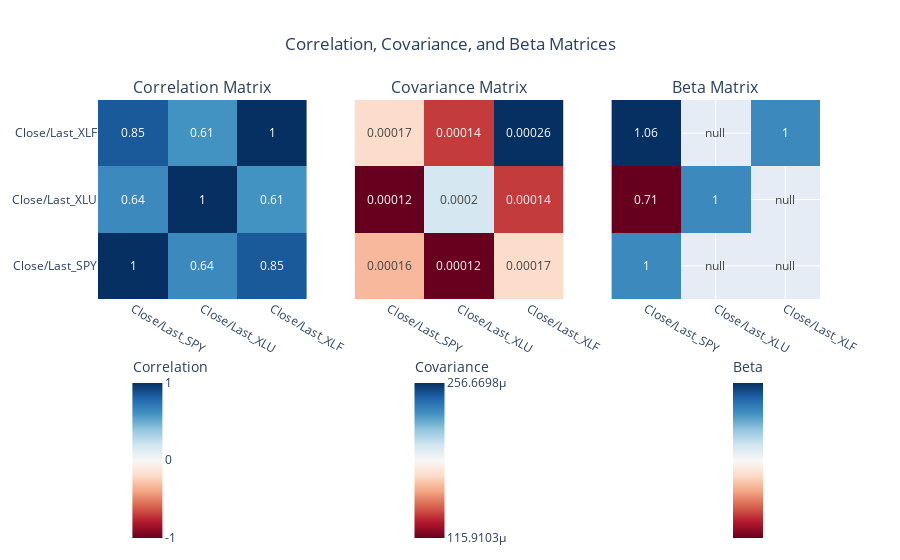

This figure's notebook cell:
### Code cell
# Create subplots
fig = make_subplots(
    rows=1, cols=3,  # 1 row, 3 columns for each heatmap
    subplot_titles=("Correlation Matrix", "Covariance Matrix", "Beta Matrix"),
    column_widths=[0.33, 0.33, 0.33],  # Equal widths for all columns
    shared_yaxes=True,  # Share y-axis between plots
    shared_xaxes=True   # Share x-axis between plots
)

# Add Correlation Matrix
fig.add_trace(
    go.Heatmap(
        z=correlation_matrix.values,
        x=correlation_matrix.columns,
        y=correlation_matrix.columns,
        colorscale="RdBu",
        zmin=-1, zmax=1,  # Adjust range for correlation
        colorbar=dict(title="Correlation", tickvals=[-1, 0, 1], ticktext=["-1", "0", "1"], yanchor="top", y=-0.25, x=0.1, xanchor="center"),  # Adjust colorbar position
        text=correlation_matrix.values.round(2),  # Display rounded values inside cells
        texttemplate="%{text}",  # Ensure the text is displayed in cells
        showscale=True,
        hoverinfo="skip"  # Disable hover functionality
    ),
    row=1, col=1
)

# Add Covariance Matrix
fig.add_trace(
    go.Heatmap(
        z=covariance_matrix.values,
        x=covariance_matrix.columns,
        y=covariance_matrix.columns,
        colorscale="RdBu",
        colorbar=dict(title="Covariance", tickvals=[covariance_matrix.values.min(), 0, covariance_matrix.values.max()], yanchor="top", y=-0.25, x=0.5, xanchor="center"),  # Adjust colorbar position
        text=covariance_matrix.values.round(5),  # Display rounded values inside cells
        texttemplate="%{text}",  # Ensure the text is displayed in cells
        showscale=True,
        hoverinfo="skip"  # Disable hover functionality
    ),
    row=1, col=2
)

# Add Beta Matrix
fig.add_trace(
    go.Heatmap(
        z=beta_matrix.values,
        x=beta_matrix.columns,
        y=beta_matrix.columns,
        colorscale="RdBu",
        colorbar=dict(title="Beta", tickvals=[beta_matrix.values.min(), 0, beta_matrix.values.max()], yanchor="top", y=-0.25, x=0.9, xanchor="center"),  # Adjust colorbar position
        text=beta_matrix.values.round(2),  # Display rounded values inside cells
        texttemplate="%{text}",  # Ensure the text is displayed in cells
        showscale=True,
        hoverinfo="skip"  # Disable hover functionality
    ),
    row=1, col=3
)

# Update layout and title
fig.update_layout(
    title="Correlation, Covariance, and Beta Matrices",
    height=600,  # Adjust the height of the figure
    showlegend=False,
    title_x=0.5,  # Center the title
    coloraxis_showscale=False  # Disable the common color scale if needed
)

# Show the interactive heatmap
fig.show()

### Figure 1 — Plotly figure (JSON) as saved in the notebook; plotly's stock layout.template omitted (floating-point values rounded to 4 significant figures)
{"data": [{"colorbar": {"ticktext": ["-1", "0", "1"], "tickvals": [-1, 0, 1], "title": {"text": "Correlation"}, "x": 0.1, "xanchor": "center", "y": -0.25, "yanchor": "top"}, "colorscale": [[0, "rgb(103,0,31)"], [0.1, "rgb(178,24,43)"], [0.2, "rgb(214,96,77)"], [0.3, "rgb(244,165,130)"], [0.4, "rgb(253,219,199)"], [0.5, "rgb(247,247,247)"], [0.6, "rgb(209,229,240)"], [0.7, "rgb(146,197,222)"], [0.8, "rgb(67,147,195)"], [0.9, "rgb(33,102,172)"], [1, "rgb(5,48,97)"]], "hoverinfo": "skip", "showscale": true, "text": [[1, 0.64, 0.85], [0.64, 1, 0.61], [0.85, 0.61, 1]], "texttemplate": "%{text}", "type": "heatmap", "x": ["Close/Last_SPY", "Close/Last_XLU", "Close/Last_XLF"], "xaxis": "x", "y": ["Close/Last_SPY", "Close/Last_XLU", "Close/Last_XLF"], "yaxis": "y", "z": [[1, 0.6434, 0.8473], [0.6434, 1, 0.6055], [0.8473, 0.6055, 1]], "zmax": 1, "zmin": -1}, {"colorbar": {"tickvals": [0.0001159, 0, 0.0002567], "title": {"text": "Covariance"}, "x": 0.5, "xanchor": "center", "y": -0.25, "yanchor": "top"}, "colorscale": [[0, "rgb(103,0,31)"], [0.1, "rgb(178,24,43)"], [0.2, "rgb(214,96,77)"], [0.3, "rgb(244,165,130)"], [0.4, "rgb(253,219,199)"], [0.5, "rgb(247,247,247)"], [0.6, "rgb(209,229,240)"], [0.7, "rgb(146,197,222)"], [0.8, "rgb(67,147,195)"], [0.9, "rgb(33,102,172)"], [1, "rgb(5,48,97)"]], "hoverinfo": "skip", "showscale": true, "text": [[0.00016, 0.00012, 0.00017], [0.00012, 0.0002, 0.00014], [0.00017, 0.00014, 0.00026]], "texttemplate": "%{text}", "type": "heatmap", "x": ["Close/Last_SPY", "Close/Last_XLU", "Close/Last_XLF"], "xaxis": "x2", "y": ["Close/Last_SPY", "Close/Last_XLU", "Close/Last_XLF"], "yaxis": "y2", "z": [[0.0001632, 0.0001159, 0.0001734], [0.0001159, 0.0001989, 0.0001368], [0.0001734, 0.0001368, 0.0002567]]}, {"colorbar": {"tickvals": [null, 0, null], "title": {"text": "Beta"}, "x": 0.9, "xanchor": "center", "y": -0.25, "yanchor": "top"}, "colorscale": [[0, "rgb(103,0,31)"], [0.1, "rgb(178,24,43)"], [0.2, "rgb(214,96,77)"], [0.3, "rgb(244,165,130)"], [0.4, "rgb(253,219,199)"], [0.5, "rgb(247,247,247)"], [0.6, "rgb(209,229,240)"], [0.7, "rgb(146,197,222)"], [0.8, "rgb(67,147,195)"], [0.9, "rgb(33,102,172)"], [1, "rgb(5,48,97)"]], "hoverinfo": "skip", "showscale": true, "text": [[1, null, null], [0.71, 1, null], [1.06, null, 1]], "texttemplate": "%{text}", "type": "heatmap", "x": ["Close/Last_SPY", "Close/Last_XLU", "Close/Last_XLF"], "xaxis": "x3", "y": ["Close/Last_SPY", "Close/Last_XLU", "Close/Last_XLF"], "yaxis": "y3", "z": [[1, null, null], [0.7103, 1, null], [1.063, null, 1]]}], "layout": {"annotations": [{"font": {"size": 16}, "showarrow": false, "text": "Correlation Matrix", "x": 0.1444, "xanchor": "center", "xref": "paper", "y": 1, "yanchor": "bottom", "yref": "paper"}, {"font": {"size": 16}, "showarrow": false, "text": "Covariance Matrix", "x": 0.5, "xanchor": "center", "xref": "paper", "y": 1, "yanchor": "bottom", "yref": "paper"}, {"font": {"size": 16}, "showarrow": false, "text": "Beta Matrix", "x": 0.8556, "xanchor": "center", "xref": "paper", "y": 1, "yanchor": "bottom", "yref": "paper"}], "autosize": true, "coloraxis": {"showscale": false}, "showlegend": false, "title": {"text": "Correlation, Covariance, and Beta Matrices", "x": 0.5}, "xaxis": {"anchor": "y", "autorange": true, "domain": [0, 0.2889], "range": [-0.5, 2.5], "type": "category"}, "xaxis2": {"anchor": "y2", "autorange": true, "domain": [0.3556, 0.6444], "range": [-0.5, 2.5], "type": "category"}, "xaxis3": {"anchor": "y3", "autorange": true, "domain": [0.7111, 1], "range": [-0.5, 2.5], "type": "category"}, "yaxis": {"anchor": "x", "autorange": true, "domain": [0, 1], "range": [-0.5, 2.5], "type": "category"}, "yaxis2": {"anchor": "x2", "autorange": true, "domain": [0, 1], "matches": "y", "range": [-0.5, 2.5], "showticklabels": false, "type": "category"}, "yaxis3": {"anchor": "x3", "autorange": true, "domain": [0, 1], "matches": "y", "range": [-0.5, 2.5], "showticklabels": false, "type": "category"}}}
